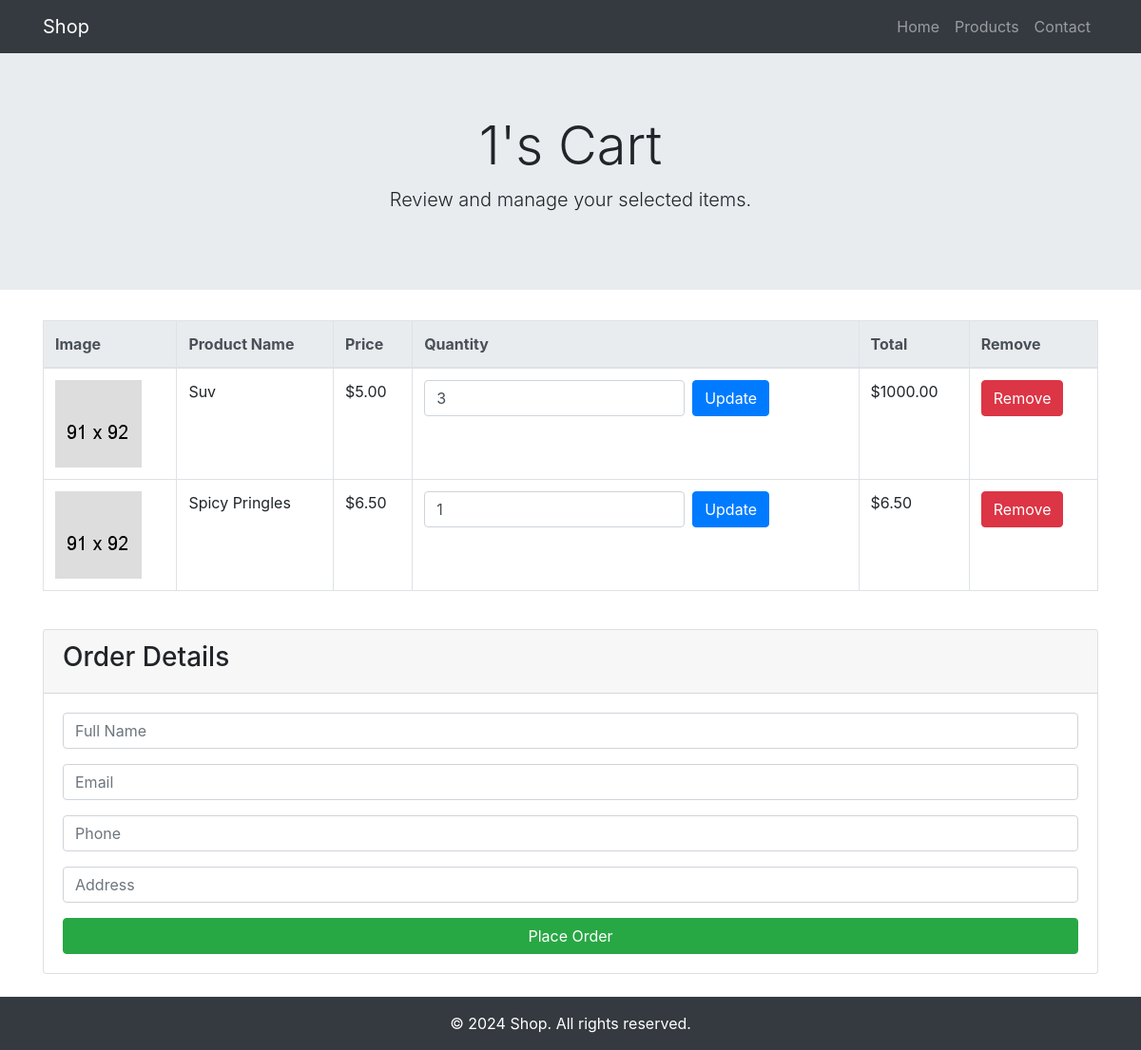
The page /user/mycart/ (signed in) on the database as committed earlier.
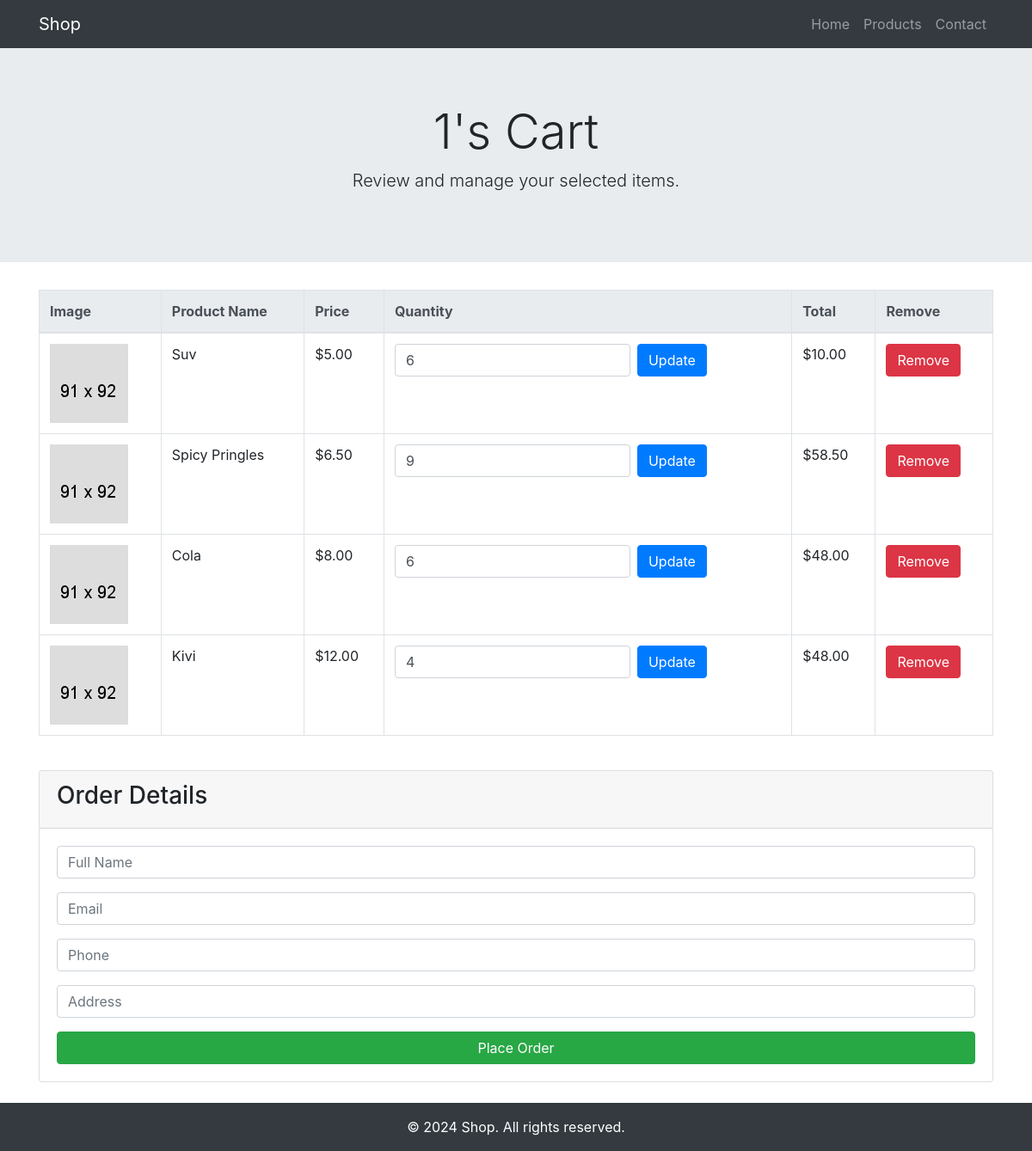
The same page on the database as committed later.
### goods/models.py (models this page shows, shortened)
class Cart(models.Model):
    author = models.ForeignKey(User, on_delete=models.SET_NULL, null=True, related_name='carts')
    is_active = models.BooleanField(default=True)
    shopping_date = models.DateTimeField(blank=True, null=True)

class CartProduct(models.Model):
    productImg = models.ForeignKey(ProductImg, on_delete=models.SET_NULL, null=True, related_name='cart_products')
    product = models.ForeignKey(Product, on_delete=models.SET_NULL, null=True)
    cart = models.ForeignKey(Cart, on_delete=models.CASCADE, related_name='cart_products')
    quantity = models.PositiveIntegerField(default=1)
    total_price = models.DecimalField(max_digits=10, decimal_places=2, blank=True, null=True)

class Product(models.Model):
    name = models.CharField(max_length=255)
    quantity = models.PositiveIntegerField(default=1)
    price = models.DecimalField(max_digits=8, decimal_places=2)
    category = models.ForeignKey(Category, on_delete=models.CASCADE, related_name='products')
    description = models.TextField()

### goods/user/views.py (the view)
# urls.py: path('mycart/', views.myCart, name='mycart'),
def myCart(request):
    cart, created = models.Cart.objects.get_or_create(author=request.user, is_active=True)
    cartProduct = models.CartProduct.objects.filter(cart=cart.id)
    context = {}
    context['cart'] = cart
    context['cartpro'] = cartProduct
    return render(request, 'user/detail.html', context)

### templates/user/detail.html (shortened to what this page needs)
<!DOCTYPE html>
{% load static %}
<html lang="en">
<head>
    <link href="https://stackpath.bootstrapcdn.com/bootstrap/4.5.2/css/bootstrap.min.css" rel="stylesheet">
</head>
<body>
    <nav class="navbar navbar-expand-lg navbar-dark bg-dark">
        <div class="container">
            <a class="navbar-brand" href="{% url 'index' %}">Shop</a>
            <div class="collapse navbar-collapse" id="navbarNav">
                <ul class="navbar-nav ml-auto">
                    <li class="nav-item">
                        <a class="nav-link" href="{% url 'index' %}">Home</a>
                    </li>
                    <li class="nav-item">
                        <a class="nav-link" href="#">Products</a>
                    </li>
                    <li class="nav-item">
                        <a class="nav-link" href="#">Contact</a>
                    </li>
                </ul>
            </div>
        </div>
    </nav>
    <div class="jumbotron jumbotron-fluid text-center">
        <div class="container">
            <h1 class="display-4">{{ cart.author.username }}'s Cart</h1>
            <p class="lead">Review and manage your selected items.</p>
        </div>
    </div>
    <div class="container mt-4">
        <div class="table-responsive">
            <table class="table table-bordered table-hover">
                <thead class="thead-light">
                    <tr>
                        <th>Image</th>
                        <th>Product Name</th>
                        <th>Price</th>
                        <th>Quantity</th>
                        <th>Total</th>
                        <th>Remove</th>
                    </tr>
                </thead>
                <tbody>
                    {% for pro in cartpro %}
                    <tr>
                        <td>
                            <a href="#"><img width="91" height="91" src="{% static 'assets/img/cart/cat-img-1.png' %}" alt="Image" class="img-fluid"></a>
                        </td>
                        <td>{{ pro.product.name }}</td>
                        <td>${{ pro.product.price }}</td>
                        <td>
                            <form action="{% url 'substract' pro.id %}" method="POST" class="form-inline">
                                <input type="number" value="{{ pro.quantity }}" name="quantity" min="0" class="form-control mr-2">
                                <button type="submit" class="btn btn-primary">Update</button>
                            </form>
                        </td>
                        <td>${{ pro.total_price }}</td>
                        <td>
                            <a href="{% url 'delete' pro.id %}" class="btn btn-danger">Remove</a>
                        </td>
                    </tr>
                    {% endfor %}
                </tbody>
            </table>
        </div>
        <div class="card mt-4">
            <div class="card-header">
                <h3>Order Details</h3>
            </div>
            <div class="card-body">
                <form action="{% url 'createOrder' cart.id %}" method="post">
                    <div class="form-group">
                        <input type="text" name="full_name" placeholder="Full Name" class="form-control">
                    </div>
                    <div class="form-group">
                        <input type="email" name="email" placeholder="Email" class="form-control">
                    </div>
                    <div class="form-group">
                        <input type="text" name="phone" placeholder="Phone" class="form-control">
                    </div>
                    <div class="form-group">
                        <input type="text" name="address" placeholder="Address" class="form-control">
                    </div>
                    <button type="submit" class="btn btn-success btn-block">Place Order</button>
                </form>
            </div>
        </div>
    </div>
    <footer class="bg-dark text-white text-center py-3 mt-4">
        <div class="container">
            <p class="mb-0">© 2024 Shop. All rights reserved.</p>
        </div>
    </footer>
</body>
</html>

Rows that differ between the two databases and show on the page:
changed CartProduct "Suv": quantity "3" → "6"; total_price "1000.00" → "10.00"
changed CartProduct "Spicy Pringles": quantity "1" → "9"; total_price "6.50" → "58.50"
added CartProduct: product.name "Cola", product.price "8.00", quantity "6", total_price "48.00"
added CartProduct: product.name "Kivi", product.price "12.00", quantity "4", total_price "48.00"
